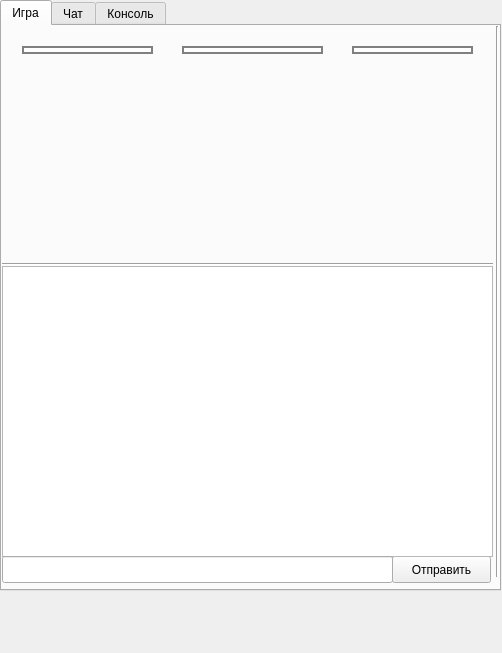
<?xml version="1.0" encoding="UTF-8"?>
<ui version="4.0">
 <class>MainWindow</class>
 <widget class="QMainWindow" name="MainWindow">
  <property name="geometry">
   <rect>
    <x>0</x>
    <y>0</y>
    <width>502</width>
    <height>653</height>
   </rect>
  </property>
  <property name="windowTitle">
   <string>Камень Судьбы</string>
  </property>
  <property name="styleSheet">
   <string notr="true"/>
  </property>
  <widget class="QWidget" name="centralWidget">
   <property name="styleSheet">
    <string notr="true"/>
   </property>
   <widget class="QTabWidget" name="tabWidget">
    <property name="geometry">
     <rect>
      <x>0</x>
      <y>0</y>
      <width>501</width>
      <height>591</height>
     </rect>
    </property>
    <property name="styleSheet">
     <string notr="true"/>
    </property>
    <property name="currentIndex">
     <number>0</number>
    </property>
    <widget class="QWidget" name="tab">
     <attribute name="title">
      <string>Игра</string>
     </attribute>
     <widget class="QPushButton" name="sendToGame">
      <property name="geometry">
       <rect>
        <x>390</x>
        <y>530</y>
        <width>99</width>
        <height>27</height>
       </rect>
      </property>
      <property name="styleSheet">
       <string notr="true"/>
      </property>
      <property name="text">
       <string>Отправить</string>
      </property>
     </widget>
     <widget class="QProgressBar" name="progressBar">
      <property name="geometry">
       <rect>
        <x>20</x>
        <y>20</y>
        <width>131</width>
        <height>8</height>
       </rect>
      </property>
      <property name="styleSheet">
       <string notr="true">QProgressBar {
    border: 2px solid grey;
    border-radius: 5px;
}

QProgressBar::chunk {
    background-color: #ff0000;
    width: 20px;
}</string>
      </property>
      <property name="value">
       <number>0</number>
      </property>
      <property name="format">
       <string/>
      </property>
     </widget>
     <widget class="QProgressBar" name="progressBar_2">
      <property name="geometry">
       <rect>
        <x>180</x>
        <y>20</y>
        <width>141</width>
        <height>8</height>
       </rect>
      </property>
      <property name="styleSheet">
       <string notr="true">QProgressBar {
    border: 2px solid grey;
    border-radius: 5px;
}

QProgressBar::chunk {
    background-color: #00aaff;
    width: 20px;
}</string>
      </property>
      <property name="value">
       <number>0</number>
      </property>
      <property name="format">
       <string/>
      </property>
     </widget>
     <widget class="QProgressBar" name="progressBar_3">
      <property name="geometry">
       <rect>
        <x>350</x>
        <y>20</y>
        <width>121</width>
        <height>8</height>
       </rect>
      </property>
      <property name="styleSheet">
       <string notr="true">QProgressBar {
    border: 2px solid grey;
    border-radius: 5px;
}

QProgressBar::chunk {
    background-color: #ffff00;
    width: 20px;
}</string>
      </property>
      <property name="value">
       <number>0</number>
      </property>
      <property name="format">
       <string/>
      </property>
     </widget>
     <widget class="Line" name="line_2">
      <property name="geometry">
       <rect>
        <x>0</x>
        <y>230</y>
        <width>491</width>
        <height>16</height>
       </rect>
      </property>
      <property name="orientation">
       <enum>Qt::Horizontal</enum>
      </property>
     </widget>
     <widget class="QLabel" name="perdata">
      <property name="geometry">
       <rect>
        <x>0</x>
        <y>210</y>
        <width>401</width>
        <height>21</height>
       </rect>
      </property>
      <property name="font">
       <font>
        <family>Times New Roman</family>
        <pointsize>9</pointsize>
        <weight>75</weight>
        <bold>true</bold>
       </font>
      </property>
      <property name="styleSheet">
       <string notr="true"/>
      </property>
      <property name="text">
       <string/>
      </property>
      <property name="wordWrap">
       <bool>true</bool>
      </property>
     </widget>
     <widget class="QLabel" name="hpbar">
      <property name="geometry">
       <rect>
        <x>20</x>
        <y>0</y>
        <width>131</width>
        <height>21</height>
       </rect>
      </property>
      <property name="font">
       <font>
        <family>Times New Roman</family>
        <weight>75</weight>
        <bold>true</bold>
       </font>
      </property>
      <property name="text">
       <string/>
      </property>
      <property name="alignment">
       <set>Qt::AlignCenter</set>
      </property>
     </widget>
     <widget class="QLabel" name="spbar">
      <property name="geometry">
       <rect>
        <x>180</x>
        <y>0</y>
        <width>141</width>
        <height>20</height>
       </rect>
      </property>
      <property name="font">
       <font>
        <family>Times New Roman</family>
        <weight>75</weight>
        <bold>true</bold>
       </font>
      </property>
      <property name="text">
       <string/>
      </property>
      <property name="alignment">
       <set>Qt::AlignCenter</set>
      </property>
     </widget>
     <widget class="QLabel" name="expbar">
      <property name="geometry">
       <rect>
        <x>350</x>
        <y>0</y>
        <width>121</width>
        <height>21</height>
       </rect>
      </property>
      <property name="font">
       <font>
        <family>Times New Roman</family>
        <weight>75</weight>
        <bold>true</bold>
       </font>
      </property>
      <property name="text">
       <string/>
      </property>
      <property name="alignment">
       <set>Qt::AlignCenter</set>
      </property>
     </widget>
     <widget class="QTextEdit" name="label">
      <property name="geometry">
       <rect>
        <x>0</x>
        <y>240</y>
        <width>491</width>
        <height>291</height>
       </rect>
      </property>
      <property name="font">
       <font>
        <family>Times New Roman</family>
        <pointsize>11</pointsize>
        <weight>75</weight>
        <italic>true</italic>
        <bold>true</bold>
       </font>
      </property>
     </widget>
     <widget class="QLineEdit" name="lineEdit">
      <property name="geometry">
       <rect>
        <x>0</x>
        <y>530</y>
        <width>391</width>
        <height>27</height>
       </rect>
      </property>
     </widget>
     <widget class="QLabel" name="map">
      <property name="geometry">
       <rect>
        <x>0</x>
        <y>30</y>
        <width>491</width>
        <height>181</height>
       </rect>
      </property>
      <property name="text">
       <string/>
      </property>
     </widget>
     <widget class="Line" name="line">
      <property name="geometry">
       <rect>
        <x>480</x>
        <y>0</y>
        <width>31</width>
        <height>551</height>
       </rect>
      </property>
      <property name="orientation">
       <enum>Qt::Vertical</enum>
      </property>
     </widget>
    </widget>
    <widget class="QWidget" name="tab_4">
     <attribute name="title">
      <string>Чат</string>
     </attribute>
     <widget class="QTextBrowser" name="chat">
      <property name="geometry">
       <rect>
        <x>20</x>
        <y>40</y>
        <width>451</width>
        <height>411</height>
       </rect>
      </property>
      <property name="styleSheet">
       <string notr="true">a { text-decoration: none; }</string>
      </property>
      <property name="lineWidth">
       <number>0</number>
      </property>
      <property name="html">
       <string>&lt;!DOCTYPE HTML PUBLIC &quot;-//W3C//DTD HTML 4.0//EN&quot; &quot;http://www.w3.org/TR/REC-html40/strict.dtd&quot;&gt;
&lt;html&gt;&lt;head&gt;&lt;meta name=&quot;qrichtext&quot; content=&quot;1&quot; /&gt;&lt;style type=&quot;text/css&quot;&gt;
p, li { white-space: pre-wrap; }
&lt;/style&gt;&lt;/head&gt;&lt;body style=&quot; font-family:'Ubuntu'; font-size:11pt; font-weight:400; font-style:normal;&quot;&gt;
&lt;p style=&quot;-qt-paragraph-type:empty; margin-top:0px; margin-bottom:12px; margin-left:0px; margin-right:0px; -qt-block-indent:0; text-indent:0px; font-family:'Times New Roman';&quot;&gt;&lt;br /&gt;&lt;/p&gt;&lt;/body&gt;&lt;/html&gt;</string>
      </property>
      <property name="openLinks">
       <bool>false</bool>
      </property>
     </widget>
     <widget class="QLineEdit" name="lineEdit_3">
      <property name="geometry">
       <rect>
        <x>20</x>
        <y>450</y>
        <width>331</width>
        <height>41</height>
       </rect>
      </property>
     </widget>
     <widget class="QPushButton" name="pushButton_4">
      <property name="geometry">
       <rect>
        <x>340</x>
        <y>0</y>
        <width>131</width>
        <height>41</height>
       </rect>
      </property>
      <property name="font">
       <font>
        <family>Times New Roman</family>
       </font>
      </property>
      <property name="text">
       <string>Старые сообщ.</string>
      </property>
     </widget>
     <widget class="QComboBox" name="rooms">
      <property name="geometry">
       <rect>
        <x>320</x>
        <y>0</y>
        <width>21</width>
        <height>41</height>
       </rect>
      </property>
      <property name="frame">
       <bool>false</bool>
      </property>
     </widget>
     <widget class="QLabel" name="chatRoomName">
      <property name="geometry">
       <rect>
        <x>20</x>
        <y>0</y>
        <width>301</width>
        <height>41</height>
       </rect>
      </property>
      <property name="font">
       <font>
        <family>Times New Roman</family>
       </font>
      </property>
      <property name="frameShape">
       <enum>QFrame::NoFrame</enum>
      </property>
      <property name="text">
       <string/>
      </property>
      <property name="alignment">
       <set>Qt::AlignCenter</set>
      </property>
     </widget>
    </widget>
    <widget class="QWidget" name="tab_3">
     <attribute name="title">
      <string>Консоль</string>
     </attribute>
     <widget class="QWidget" name="verticalLayoutWidget">
      <property name="geometry">
       <rect>
        <x>0</x>
        <y>0</y>
        <width>481</width>
        <height>541</height>
       </rect>
      </property>
      <layout class="QVBoxLayout" name="verticalLayout">
       <item>
        <widget class="QTextBrowser" name="label_6"/>
       </item>
       <item>
        <layout class="QHBoxLayout" name="horizontalLayout">
         <item>
          <widget class="QLineEdit" name="lineEdit_2"/>
         </item>
         <item>
          <widget class="QPushButton" name="pushButton_3">
           <property name="text">
            <string>Отправить</string>
           </property>
          </widget>
         </item>
         <item>
          <widget class="QPushButton" name="pushButton_2">
           <property name="text">
            <string>Очистить</string>
           </property>
          </widget>
         </item>
        </layout>
       </item>
      </layout>
     </widget>
     <zorder>lineEdit_2</zorder>
     <zorder>verticalLayoutWidget</zorder>
    </widget>
   </widget>
  </widget>
  <widget class="QMenuBar" name="menuBar">
   <property name="geometry">
    <rect>
     <x>0</x>
     <y>0</y>
     <width>502</width>
     <height>25</height>
    </rect>
   </property>
   <property name="contextMenuPolicy">
    <enum>Qt::CustomContextMenu</enum>
   </property>
   <property name="styleSheet">
    <string notr="true"/>
   </property>
   <property name="nativeMenuBar">
    <bool>false</bool>
   </property>
  </widget>
 </widget>
 <layoutdefault spacing="6" margin="11"/>
 <resources/>
 <connections/>
</ui>
